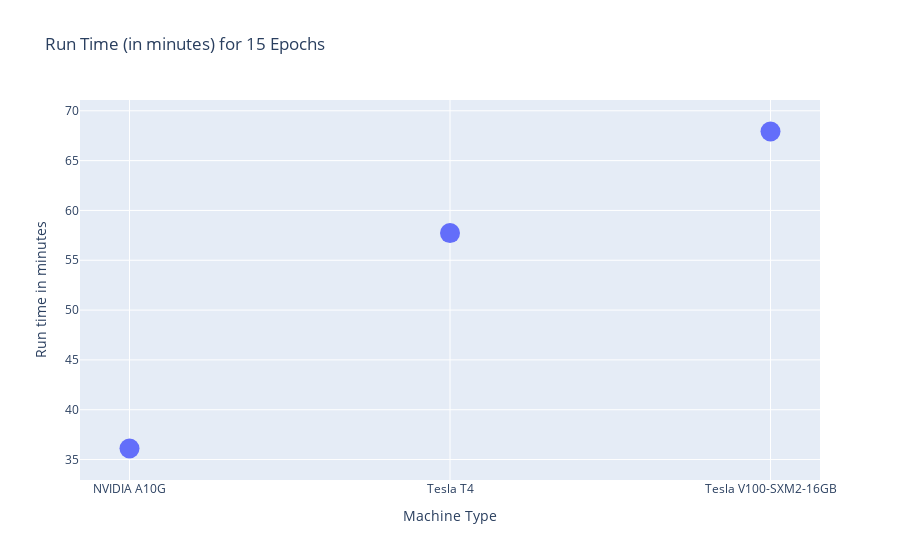

The cell this chart's notebook holds for it:
### Markdown cell above
And provide a nice visual display of the results:

### Code cell
fig = go.Figure(
    go.Scatter(
        x=perf_df.index, 
        y=perf_df["runtime_min"], 
        mode="markers", 
        marker=dict(size=20), showlegend=False
    ),
    layout_title_text="Run Time (in minutes) for 15 Epochs"
)

fig.update_layout(
    xaxis_title="Machine Type",
    yaxis_title="Run time in minutes"
)
fig.show()

### Figure 1 — Plotly figure (JSON) as saved in the notebook; plotly's stock layout.template omitted (floating-point values rounded to 4 significant figures)
{"data": [{"marker": {"size": 20}, "mode": "markers", "showlegend": false, "type": "scatter", "x": ["NVIDIA A10G", "Tesla T4", "Tesla V100-SXM2-16GB"], "y": [36.11, 57.73, 67.92]}], "layout": {"title": {"text": "Run Time (in minutes) for 15 Epochs"}, "xaxis": {"title": {"text": "Machine Type"}}, "yaxis": {"title": {"text": "Run time in minutes"}}}}
